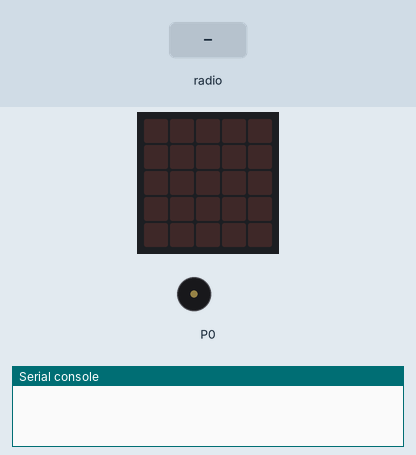
A program run on a simulated BBC micro:bit (MakeCode). On the bench: the board's 5×5 LED display, buzzer (waves = sounding), the last lines printed to the serial console. The test bench sets the inputs (shaded band).

Above: at 1.2 s.
1.3 s: radio message "1" arrives
At 1.45 s:
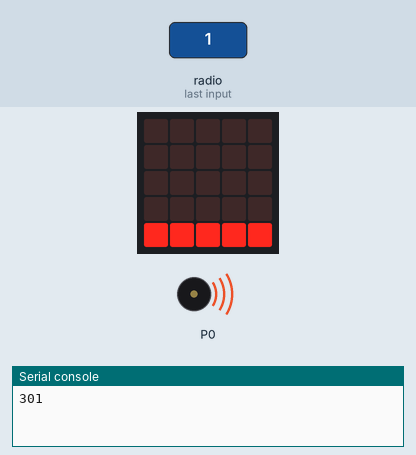
3.1 s: radio message "0" arrives
At 3.9 s:
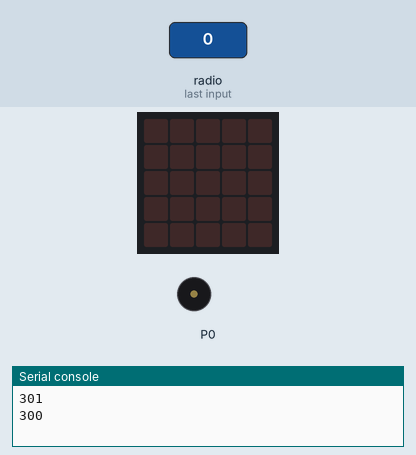
4.9 s: radio message "5" arrives
At 5.05 s:
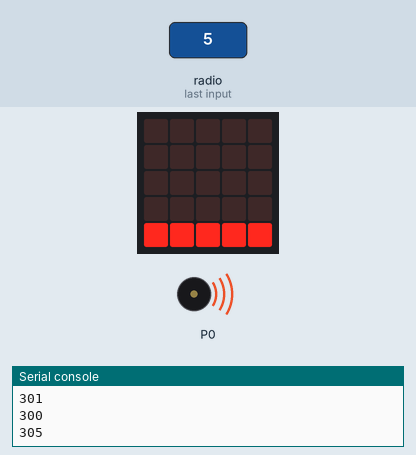
Timing chart, 0 to 7.9 s (numbered marks = the images above; inputs shaded):
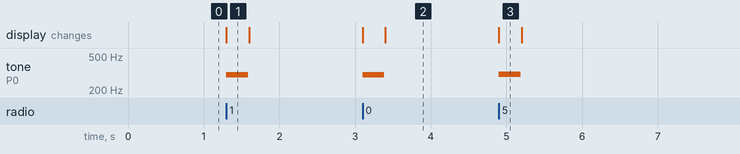

Measured:
- after the input at 1.3 s, tone on P0: silent → 301 Hz at once, → silent 0.29 s later; the display: changes at once (image 1)
- after the input at 3.1 s, tone on P0: silent → 300 Hz at once, → silent 0.29 s later; the display: first changes at once (image 2 shows a later state)
- after the input at 4.9 s, tone on P0: silent → 305 Hz at once, → silent 0.29 s later; the display: changes at once (image 3)

The program:

main.ts
```typescript
radio.onReceivedNumber(function (receivedNumber) {
    freq = receivedNumber
    freq = freq % 2000
    freq = freq + 300
    led.plotBarGraph(
    freq,
    2000
    )
    music.playTone(freq, music.beat(BeatFraction.Whole))
    basic.clearScreen()
})
let freq = 0
radio.setGroup(5)
music.setTempo(208)
basic.forever(function () {

})
```

test.ts
```typescript
// os teses vão aqui; isto não será compilado quando este pacote for usado como extensão.
```
